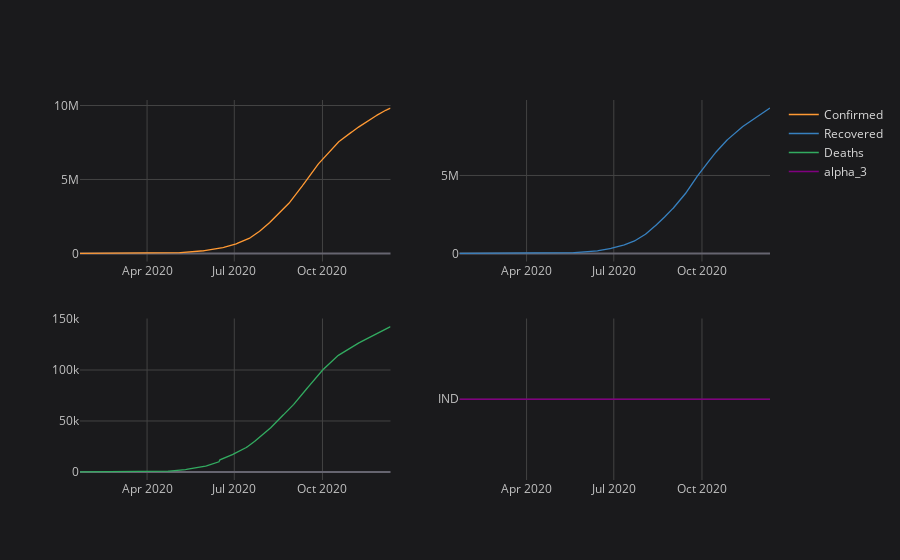

Notebook source saved alongside this figure:
### Code cell
ind_cov.iplot(x="Date" ,subplots=True)

### Figure 1 — Plotly figure (JSON) as saved in the notebook; plotly's stock layout.template omitted (floating-point values rounded to 4 significant figures; data arrays with more than 128 entries replaced by an {"elided": "..."} marker saying what was removed)
{"data": [{"line": {"color": "rgba(255, 153, 51, 1.0)", "dash": "solid", "shape": "linear", "width": 1.3}, "mode": "lines", "name": "Confirmed", "text": "", "type": "scatter", "x": {"elided": "325 str values"}, "xaxis": "x", "y": {"elided": "325 int values"}, "yaxis": "y"}, {"line": {"color": "rgba(55, 128, 191, 1.0)", "dash": "solid", "shape": "linear", "width": 1.3}, "mode": "lines", "name": "Recovered", "text": "", "type": "scatter", "x": {"elided": "325 str values"}, "xaxis": "x2", "y": {"elided": "325 int values"}, "yaxis": "y2"}, {"line": {"color": "rgba(50, 171, 96, 1.0)", "dash": "solid", "shape": "linear", "width": 1.3}, "mode": "lines", "name": "Deaths", "text": "", "type": "scatter", "x": {"elided": "325 str values"}, "xaxis": "x3", "y": {"elided": "325 int values"}, "yaxis": "y3"}, {"line": {"color": "rgba(128, 0, 128, 1.0)", "dash": "solid", "shape": "linear", "width": 1.3}, "mode": "lines", "name": "alpha_3", "text": "", "type": "scatter", "x": {"elided": "325 str values"}, "xaxis": "x4", "y": {"elided": "325 str values"}, "yaxis": "y4"}], "layout": {"legend": {"bgcolor": "#1A1A1C", "font": {"color": "#D9D9D9"}}, "paper_bgcolor": "#1A1A1C", "plot_bgcolor": "#1A1A1C", "title": {"font": {"color": "#D9D9D9"}}, "xaxis": {"anchor": "y", "domain": [0, 0.45], "gridcolor": "#434343", "showgrid": true, "tickfont": {"color": "#C2C2C2"}, "title": {"font": {"color": "#D9D9D9"}, "text": ""}, "zerolinecolor": "#666570"}, "xaxis2": {"anchor": "y2", "domain": [0.55, 1], "gridcolor": "#434343", "showgrid": true, "tickfont": {"color": "#C2C2C2"}, "title": {"font": {"color": "#D9D9D9"}, "text": ""}, "zerolinecolor": "#666570"}, "xaxis3": {"anchor": "y3", "domain": [0, 0.45], "gridcolor": "#434343", "showgrid": true, "tickfont": {"color": "#C2C2C2"}, "title": {"font": {"color": "#D9D9D9"}, "text": ""}, "zerolinecolor": "#666570"}, "xaxis4": {"anchor": "y4", "domain": [0.55, 1], "gridcolor": "#434343", "showgrid": true, "tickfont": {"color": "#C2C2C2"}, "title": {"font": {"color": "#D9D9D9"}, "text": ""}, "zerolinecolor": "#666570"}, "yaxis": {"anchor": "x", "domain": [0.575, 1], "gridcolor": "#434343", "showgrid": true, "tickfont": {"color": "#C2C2C2"}, "title": {"font": {"color": "#D9D9D9"}, "text": ""}, "zerolinecolor": "#666570"}, "yaxis2": {"anchor": "x2", "domain": [0.575, 1], "gridcolor": "#434343", "showgrid": true, "tickfont": {"color": "#C2C2C2"}, "title": {"font": {"color": "#D9D9D9"}, "text": ""}, "zerolinecolor": "#666570"}, "yaxis3": {"anchor": "x3", "domain": [0, 0.425], "gridcolor": "#434343", "showgrid": true, "tickfont": {"color": "#C2C2C2"}, "title": {"font": {"color": "#D9D9D9"}, "text": ""}, "zerolinecolor": "#666570"}, "yaxis4": {"anchor": "x4", "domain": [0, 0.425], "gridcolor": "#434343", "showgrid": true, "tickfont": {"color": "#C2C2C2"}, "title": {"font": {"color": "#D9D9D9"}, "text": ""}, "zerolinecolor": "#666570"}}}
